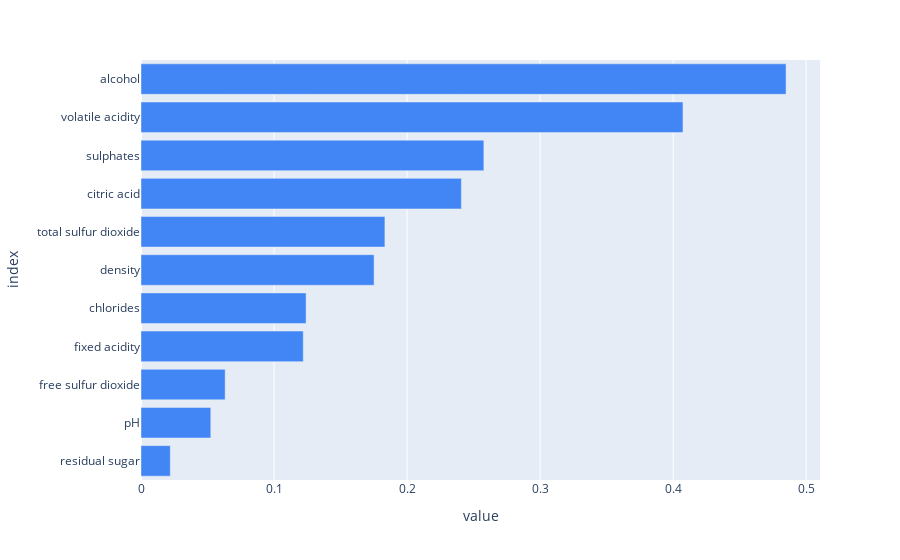

The cell this chart's notebook holds for it:
### Code cell
df_corr_bar = abs(wine.corr()['quality']).sort_values()[:-1]
fig = px.bar(df_corr_bar, orientation='h', color_discrete_sequence =['#4285f4']*len(df_corr_bar))
fig.update_layout(showlegend=False)
fig.show()

### Figure 1 — Plotly figure (JSON) as saved in the notebook; plotly's stock layout.template omitted (floating-point values rounded to 4 significant figures)
{"data": [{"alignmentgroup": "True", "hovertemplate": "variable=quality<br>value=%{x}<br>index=%{y}<extra></extra>", "legendgroup": "quality", "marker": {"color": "#4285f4", "pattern": {"shape": ""}}, "name": "quality", "offsetgroup": "quality", "orientation": "h", "showlegend": true, "textposition": "auto", "type": "bar", "x": [0.022, 0.05245, 0.06326, 0.122, 0.1241, 0.1752, 0.1833, 0.2408, 0.2577, 0.4074, 0.4849], "xaxis": "x", "y": ["residual sugar", "pH", "free sulfur dioxide", "fixed acidity", "chlorides", "density", "total sulfur dioxide", "citric acid", "sulphates", "volatile acidity", "alcohol"], "yaxis": "y"}], "layout": {"barmode": "relative", "legend": {"title": {"text": "variable"}, "tracegroupgap": 0}, "margin": {"t": 60}, "showlegend": false, "xaxis": {"anchor": "y", "domain": [0, 1], "title": {"text": "value"}}, "yaxis": {"anchor": "x", "domain": [0, 1], "title": {"text": "index"}}}}
